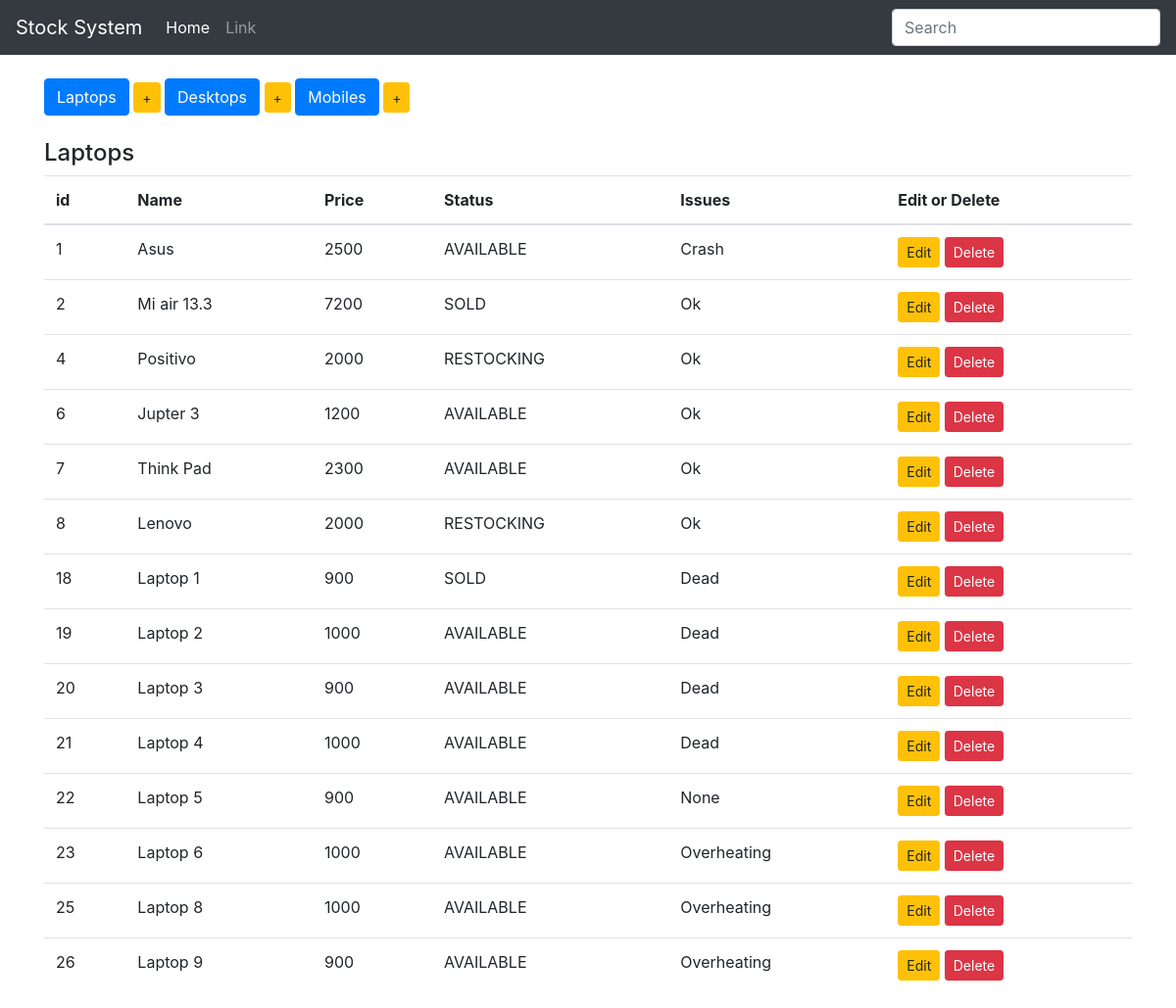
Page /show_laptops on the earlier database version.
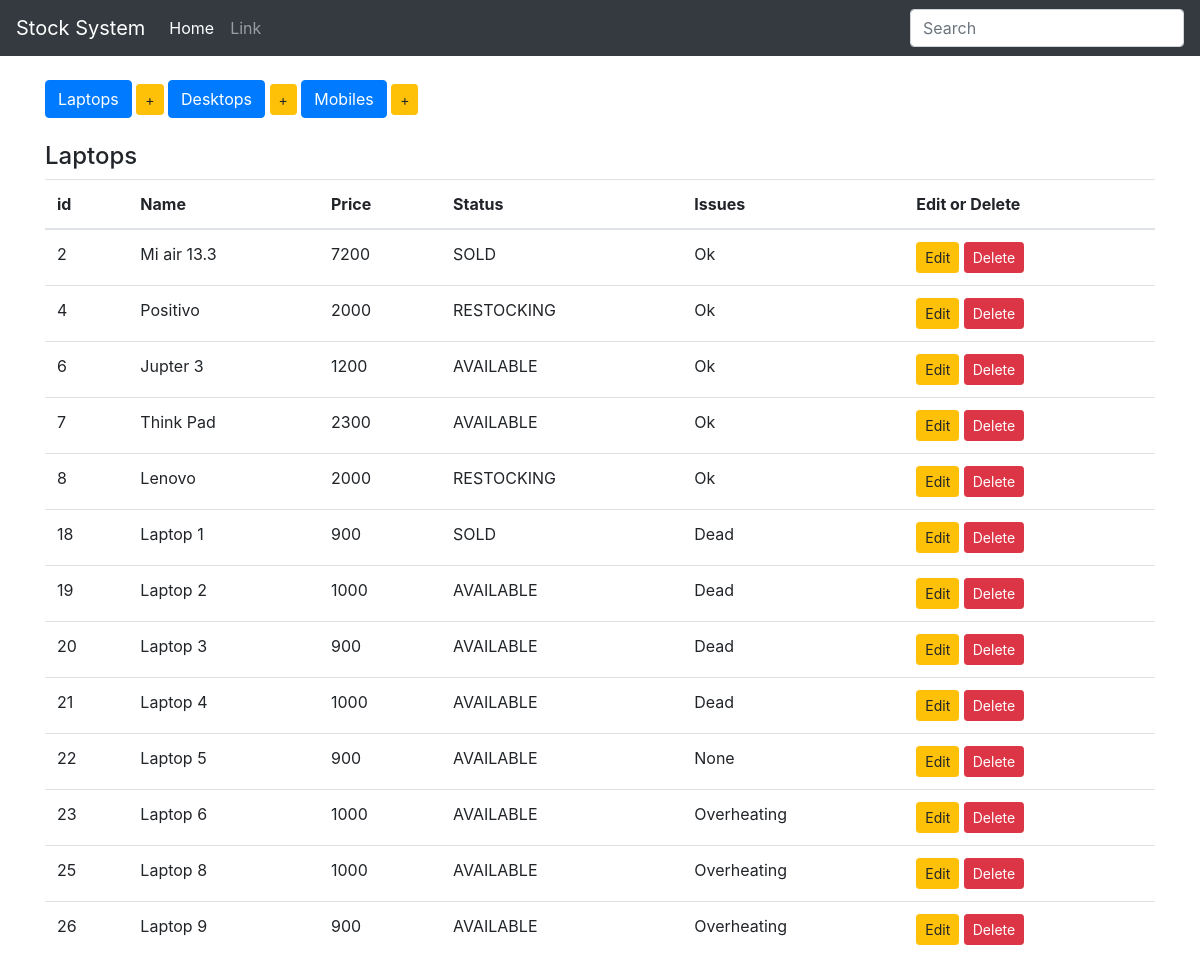
Same page on the later database version.
### StockApp/models.py (models this page shows, shortened)
class Product(models.Model):
    name = models.CharField(max_length=100, blank=False)
    price = models.IntegerField()
    choices = (
        ('AVAILABLE', 'Ready to Purchase'),
        ('SOLD', 'Item Sold'),
        ('RESTOCKING', 'Under Restocking')
    )
    status = models.CharField(max_length=10, choices=choices, default='AVAILABLE')
    issues = models.CharField(max_length=100, default='Ok')
    class Meta:
        abstract = True

class Laptop(Product):
    pass

### StockApp/views.py (the view)
# urls.py: url(r'^show_laptops$', show_laptops, name='show_laptops'),
def show_laptops(request):
    items = Laptop.objects.all()
    context = {
        'items': items,
        'header': 'Laptops'
    }
    return render(request, 'index.html', context)

### StockApp/templates/index.html
{% extends 'base.html' %}
{% block body %}
    <br>
    <div class="button-group">
        <a href="{% url 'show_laptops' %}" class="btn btn-primary btn-md" role="button"> Laptops</a>
        <a href="{% url 'add_laptop' %}" class="btn btn-warning btn-sm" role="button"> +</a>
        <a href="{% url 'show_desktops' %}" class="btn btn-primary btn-md" role="button"> Desktops</a>
        <a href="{% url 'add_desktop' %}" class="btn btn-warning btn-sm" role="button"> +</a>
        <a href="{% url 'show_mobiles' %}" class="btn btn-primary btn-md" role="button"> Mobiles</a>
        <a href="{% url 'add_mobile' %}" class="btn btn-warning btn-sm" role="button"> +</a>
    </div>
    <br>
    <h4>{{ header }}</h4>
    <table class="table table-hover">
        <thead>
        <tr>
            <th>id</th>
            <th>Name</th>
            <th>Price</th>
            <th>Status</th>
            <th>Issues</th>
            <th>Edit or Delete</th>
        </tr>
        </thead>
        <tbody>
        {% for item in items %}
            <tr>
                <td>{{ item.pk }}</td>
                <td>{{ item.name }}</td>
                <td>{{ item.price }}</td>
                <td>{{ item.status }}</td>
                <td>{{ item.issues }}</td>
                {% if header|lower == "laptops" %}
                    <td>
                        <a href="{% url 'edit_laptop' item.pk %}" class="btn btn-warning btn-sm" role="button">Edit</a>
                        <a href="{% url 'delete_laptop' item.pk %}" class="btn btn-danger btn-sm"
                           role="button">Delete</a>
                    </td>
                {% elif header|lower == "desktops" %}
                    <td>
                        <a href="{% url 'edit_desktop' item.pk %}" class="btn btn-warning btn-sm" role="button">Edit</a>
                        <a href="{% url 'delete_desktop' item.pk %}" class="btn btn-danger btn-sm"
                           role="button">Delete</a>
                    </td>
                {% else %}
                    <td>
                        <a href="{% url 'edit_mobile' item.pk %}" class="btn btn-warning btn-sm" role="button">Edit</a>
                        <a href="{% url 'delete_mobile' item.pk %}" class="btn btn-danger btn-sm"
                           role="button">Delete</a>
                    </td>
                {% endif %}
            </tr>
        {% endfor %}
        </tbody>
    </table>
{% endblock %}

Differences in the rows shown:
removed Laptop: pk "1", name "Asus", price "2500", status "AVAILABLE", issues "Crash"
